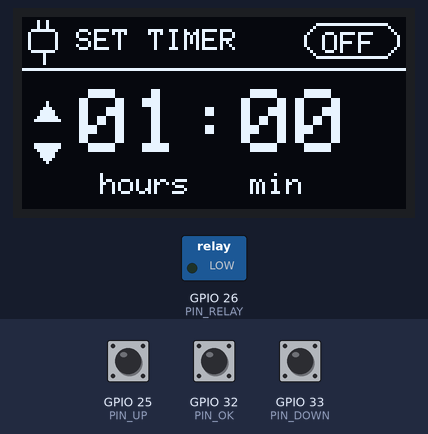
Recording of a sketch running on a simulated ESP32. On the bench: 128×64 one-colour display, switched loads named in the sketch (green lamp = pin HIGH). The test bench sets the inputs (shaded band); at power-on: GPIO 32 (PIN_OK) HIGH, GPIO 25 (PIN_UP) HIGH, GPIO 33 (PIN_DOWN) HIGH. EEPROM starts erased.

Above: at 2.4 s.
2.5 s: GPIO 32 (PIN_OK) pulled LOW for 0.15 s
At 2.9 s:
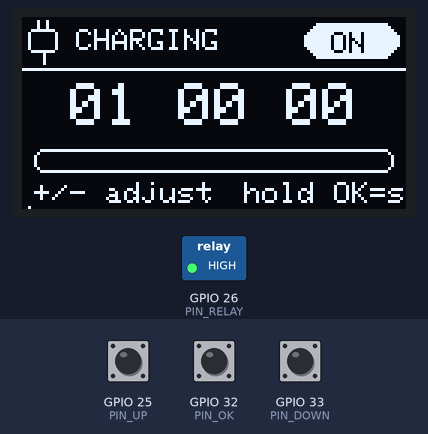
5.5 s: GPIO 32 (PIN_OK) pulled LOW for 3.2 s
At 7.5 s:
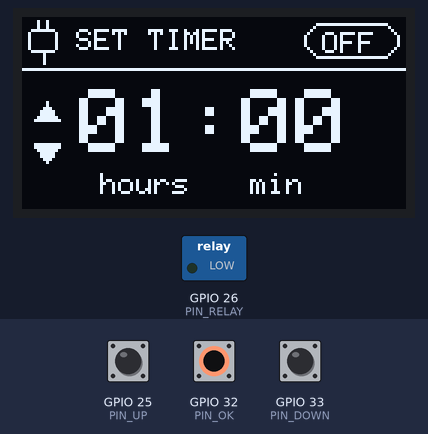
10.2 s: GPIO 25 (PIN_UP) pulled LOW for 1 s
At 12.2 s:
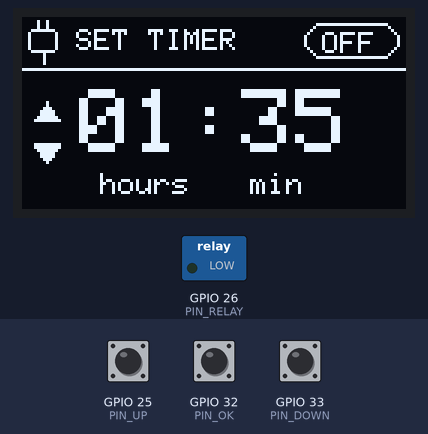
12.7 s: GPIO 33 (PIN_DOWN) pulled LOW for 3.2 s
At 15.4 s:
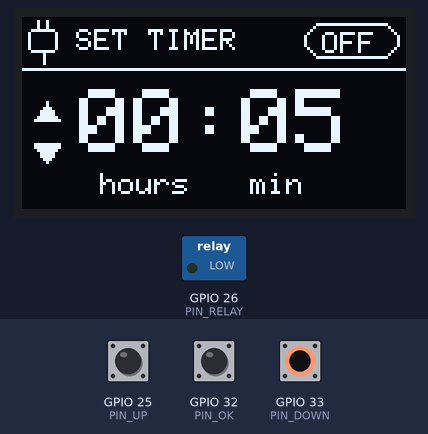
17.4 s: GPIO 25 (PIN_UP) pulled LOW for 0.15 s
At 17.9 s:
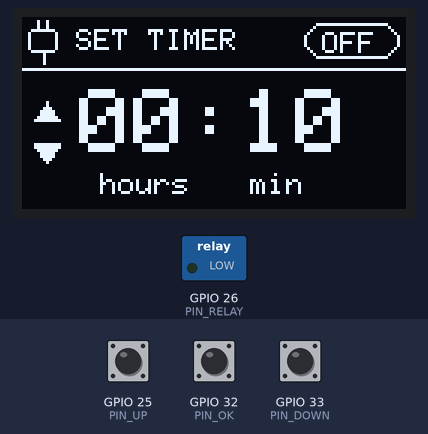
Timing chart, 0 to 20.0 s (numbered marks = the images above; inputs shaded):
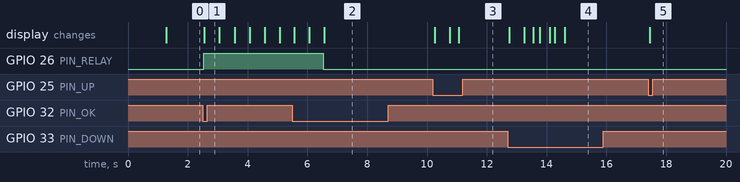

The sketch:

charge_timer_socket.ino
```cpp
/*
 * Charging Timer Socket - ESP32 + Active-HIGH relay + SSD1306 OLED + 3 buttons
 *
 * Wiring:
 *   OLED SDA -> GPIO21, SCL -> GPIO22, VCC -> 3.3V, GND -> GND
 *   Relay IN -> GPIO26 (HIGH = ON)
 *   UP -> GPIO25, DOWN -> GPIO33, OK -> GPIO32 (each button to GND)
 *
 * Libraries: Adafruit SSD1306, Adafruit GFX
 */

#include <Wire.h>
#include <Adafruit_GFX.h>
#include <Adafruit_SSD1306.h>
#include <Preferences.h>

// ---------- Pins ----------
const uint8_t PIN_RELAY = 26;
const uint8_t PIN_UP    = 25;
const uint8_t PIN_DOWN  = 33;
const uint8_t PIN_OK    = 32;

// ---------- Display ----------
#define SCREEN_W 128
#define SCREEN_H 64
#define OLED_ADDR 0x3C
Adafruit_SSD1306 display(SCREEN_W, SCREEN_H, &Wire, -1);

// ---------- Settings ----------
const uint32_t MIN_MINUTES   = 5;
const uint32_t MAX_MINUTES   = 720;      // 12 hours
const uint32_t STEP_SHORT    = 5;        // minutes per press
const uint32_t STEP_LONG     = 15;       // minutes per repeat while holding
const uint32_t CANCEL_HOLD   = 1000;     // ms to hold OK to cancel
const uint32_t SLEEP_SET_MS  = 120000;   // screen off after idle in set mode
const uint32_t SLEEP_RUN_MS  = 20000;    // screen off after idle while running
const uint32_t SLEEP_DONE_MS = 10000;    // screen off after finishing

Preferences prefs;

// ---------- State ----------
enum State { SETTING, RUNNING, FINISHED };
State state = SETTING;

uint32_t setMinutes = 60;
uint32_t durationMs = 0;
uint32_t startMs    = 0;
uint32_t finishedAt = 0;
uint32_t lastActivity = 0;
bool     screenOn = true;
bool     okCancelHandled = false;

// ---------- Button handling ----------
struct Button {
  uint8_t  pin;
  bool     down = false;
  bool     lastRaw = false;
  uint32_t lastChange = 0;
  uint32_t pressedAt = 0;
  uint32_t lastRepeat = 0;
  bool     pressEvent = false;   // fired once on press
  bool     repeatEvent = false;  // fired repeatedly while held
};

Button bUp   {PIN_UP};
Button bDown {PIN_DOWN};
Button bOk   {PIN_OK};

void updateButton(Button &b) {
  b.pressEvent = false;
  b.repeatEvent = false;
  bool raw = (digitalRead(b.pin) == LOW);
  uint32_t now = millis();
  if (raw != b.lastRaw) { b.lastRaw = raw; b.lastChange = now; }
  if (now - b.lastChange > 25 && raw != b.down) {       // debounced change
    b.down = raw;
    if (b.down) { b.pressEvent = true; b.pressedAt = now; b.lastRepeat = now; }
  }
  if (b.down && now - b.pressedAt > 500 && now - b.lastRepeat > 250) {
    b.repeatEvent = true;
    b.lastRepeat = now;
  }
}

// ---------- Relay ----------
void relayOn()  { digitalWrite(PIN_RELAY, HIGH); }
void relayOff() { digitalWrite(PIN_RELAY, LOW);  }

// ---------- Screen helpers ----------
void screenWake() {
  if (!screenOn) {
    display.ssd1306_command(SSD1306_DISPLAYON);
    screenOn = true;
  }
}
void screenSleep() {
  if (screenOn) {
    display.ssd1306_command(SSD1306_DISPLAYOFF);
    screenOn = false;
  }
}

void drawCentered(const char *txt, int y, uint8_t size) {
  int16_t x1, y1; uint16_t w, h;
  display.setTextSize(size);
  display.getTextBounds(txt, 0, 0, &x1, &y1, &w, &h);
  display.setCursor((SCREEN_W - w) / 2, y);
  display.print(txt);
}

// small plug icon
void drawPlug(int x, int y) {
  display.drawRoundRect(x, y + 3, 10, 8, 2, SSD1306_WHITE);
  display.drawLine(x + 3, y, x + 3, y + 3, SSD1306_WHITE);
  display.drawLine(x + 6, y, x + 6, y + 3, SSD1306_WHITE);
  display.drawLine(x + 5, y + 11, x + 5, y + 14, SSD1306_WHITE);
}

void drawHeader(const char *label, bool on) {
  drawPlug(2, 1);
  display.setTextSize(1);
  display.setCursor(18, 4);
  display.print(label);
  // status pill on the right
  display.drawRoundRect(94, 2, 32, 12, 6, SSD1306_WHITE);
  if (on) {
    display.fillRoundRect(94, 2, 32, 12, 6, SSD1306_WHITE);
    display.setTextColor(SSD1306_BLACK);
    display.setCursor(103, 5);
    display.print("ON");
    display.setTextColor(SSD1306_WHITE);
  } else {
    display.setCursor(100, 5);
    display.print("OFF");
  }
  display.drawFastHLine(0, 17, SCREEN_W, SSD1306_WHITE);
}

// ---------- Screens ----------
void drawSetting() {
  display.clearDisplay();
  display.setTextColor(SSD1306_WHITE);
  drawHeader("SET TIMER", false);

  char buf[8];
  snprintf(buf, sizeof(buf), "%02u:%02u", (unsigned)(setMinutes / 60), (unsigned)(setMinutes % 60));
  drawCentered(buf, 24, 3);

  display.setTextSize(1);
  display.setCursor(26, 52);  display.print("hours");
  display.setCursor(76, 52);  display.print("min");

  // hint arrows
  display.fillTriangle(4, 34, 12, 34, 8, 28, SSD1306_WHITE);
  display.fillTriangle(4, 42, 12, 42, 8, 48, SSD1306_WHITE);
  display.display();
}

void drawRunning(uint32_t remainingMs) {
  display.clearDisplay();
  display.setTextColor(SSD1306_WHITE);
  drawHeader("CHARGING", true);

  uint32_t secs = (remainingMs + 999) / 1000;
  char buf[12];
  bool colon = (millis() / 500) % 2 == 0;
  snprintf(buf, sizeof(buf), colon ? "%02u:%02u:%02u" : "%02u %02u %02u",
           (unsigned)(secs / 3600), (unsigned)((secs / 60) % 60), (unsigned)(secs % 60));
  drawCentered(buf, 22, 2);

  // progress bar (fills as time elapses)
  float done = 1.0f - (float)remainingMs / (float)durationMs;
  if (done < 0) done = 0; if (done > 1) done = 1;
  display.drawRoundRect(4, 44, 120, 8, 3, SSD1306_WHITE);
  int fillW = (int)(done * 116);
  if (fillW > 0) display.fillRoundRect(6, 46, fillW, 4, 1, SSD1306_WHITE);

  display.setTextSize(1);
  display.setCursor(4, 55);
  display.print("+/- adjust");
  display.setCursor(74, 55);
  display.print("hold OK=stop");
  display.display();
}

void drawFinished() {
  display.clearDisplay();
  display.setTextColor(SSD1306_WHITE);
  drawHeader("DONE", false);

  // check mark
  display.drawLine(52, 34, 60, 42, SSD1306_WHITE);
  display.drawLine(53, 34, 61, 42, SSD1306_WHITE);
  display.drawLine(60, 42, 76, 24, SSD1306_WHITE);
  display.drawLine(61, 42, 77, 24, SSD1306_WHITE);

  drawCentered("Power cut. Sleep well", 50, 1);
  display.display();
}

// ---------- Actions ----------
void startTimer(uint32_t now) {
  prefs.putUInt("mins", setMinutes);
  durationMs = setMinutes * 60000UL;
  startMs = now;               // use the SAME time as loop() to avoid underflow
  relayOn();
  state = RUNNING;
}

void stopTimer(bool finished) {
  relayOff();
  if (finished) { state = FINISHED; finishedAt = millis(); }
  else          { state = SETTING; }
}

// ---------- Arduino ----------
void setup() {
  pinMode(PIN_RELAY, OUTPUT);
  relayOff();                                   // always start OFF

  pinMode(PIN_UP,   INPUT_PULLUP);
  pinMode(PIN_DOWN, INPUT_PULLUP);
  pinMode(PIN_OK,   INPUT_PULLUP);

  Wire.begin(21, 22);
  display.begin(SSD1306_SWITCHCAPVCC, OLED_ADDR);

  prefs.begin("chargetimer", false);
  setMinutes = prefs.getUInt("mins", 60);
  if (setMinutes < MIN_MINUTES) setMinutes = MIN_MINUTES;
  if (setMinutes > MAX_MINUTES) setMinutes = MAX_MINUTES;

  // splash
  display.clearDisplay();
  display.setTextColor(SSD1306_WHITE);
  drawCentered("CHARGE", 12, 2);
  drawCentered("TIMER", 32, 2);
  display.display();
  delay(1200);

  lastActivity = millis();
}

void loop() {
  uint32_t now = millis();
  updateButton(bUp);
  updateButton(bDown);
  updateButton(bOk);

  bool anyPress = bUp.pressEvent || bDown.pressEvent || bOk.pressEvent;
  bool wasOff = !screenOn;

  if (anyPress || bUp.repeatEvent || bDown.repeatEvent) {
    lastActivity = now;
    screenWake();
  }

  // First press only wakes the screen (prevents accidental actions in the dark)
  bool swallow = wasOff && anyPress;

  if (!swallow) {
    switch (state) {

      case SETTING:
        if (bUp.pressEvent || bUp.repeatEvent) {
          uint32_t step = bUp.repeatEvent ? STEP_LONG : STEP_SHORT;
          setMinutes = min(MAX_MINUTES, setMinutes + step);
        }
        if (bDown.pressEvent || bDown.repeatEvent) {
          uint32_t step = bDown.repeatEvent ? STEP_LONG : STEP_SHORT;
          setMinutes = (setMinutes > MIN_MINUTES + step) ? setMinutes - step : MIN_MINUTES;
        }
        if (bOk.pressEvent) startTimer(now);
        break;

      case RUNNING: {
        uint32_t elapsed = now - startMs;
        // extend / reduce running time
        if (bUp.pressEvent) {
          if (durationMs + STEP_SHORT * 60000UL <= MAX_MINUTES * 60000UL)
            durationMs += STEP_SHORT * 60000UL;
        }
        if (bDown.pressEvent) {
          if (durationMs > elapsed + (STEP_SHORT + 1) * 60000UL)
            durationMs -= STEP_SHORT * 60000UL;
        }
        // hold OK to cancel
        if (bOk.pressEvent) okCancelHandled = false;
        if (bOk.down && !okCancelHandled && now - bOk.pressedAt >= CANCEL_HOLD) {
          okCancelHandled = true;
          stopTimer(false);
          lastActivity = now;
        }
        break;
      }

      case FINISHED:
        if (anyPress) { state = SETTING; lastActivity = now; }
        break;
    }
  }

  // timer completion
  if (state == RUNNING && (int32_t)(now - startMs) >= (int32_t)durationMs) {
    stopTimer(true);
    screenWake();
    lastActivity = now;
  }

  // auto screen off
  uint32_t timeout = (state == SETTING) ? SLEEP_SET_MS :
                     (state == RUNNING) ? SLEEP_RUN_MS : SLEEP_DONE_MS;
  if (now - lastActivity > timeout) screenSleep();

  // draw
  static uint32_t lastDraw = 0;
  if (screenOn && (now - lastDraw > 100 || anyPress)) {
    lastDraw = now;
    if (state == SETTING)       drawSetting();
    else if (state == RUNNING) {
      int32_t elapsed = (int32_t)(now - startMs);
      if (elapsed < 0) elapsed = 0;
      uint32_t remaining = (elapsed >= (int32_t)durationMs) ? 0 : durationMs - elapsed;
      drawRunning(remaining);
    }
    else                        drawFinished();
  }
}
```

Measured:
- after the input at 2.5 s, GPIO 26 (PIN_RELAY): LOW → HIGH at once; the display: changes after 0.05 s (image 1)
- after the input at 5.5 s, GPIO 26 (PIN_RELAY): HIGH → LOW after 1.0 s; the display: first differs from a run without the input after 1.1 s (image 2)
- after the input at 10.2 s, the display: first changes after 0.05 s (image 3 shows a later state)
- after the input at 12.7 s, the display: first changes after 0.05 s (image 4 shows a later state)
- after the input at 17.4 s, the display: changes after 0.05 s (image 5)
